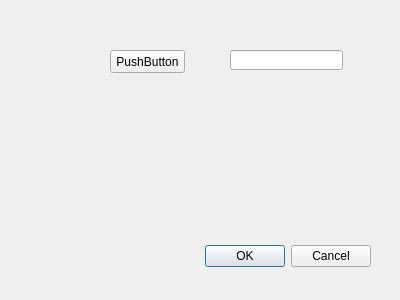
<?xml version="1.0" encoding="UTF-8"?>
<ui version="4.0">
 <class>qqqDialogBase</class>
 <widget class="QDialog" name="qqqDialogBase">
  <property name="geometry">
   <rect>
    <x>0</x>
    <y>0</y>
    <width>400</width>
    <height>300</height>
   </rect>
  </property>
  <property name="windowTitle">
   <string>qqq</string>
  </property>
  <widget class="QDialogButtonBox" name="button_box">
   <property name="geometry">
    <rect>
     <x>30</x>
     <y>240</y>
     <width>341</width>
     <height>32</height>
    </rect>
   </property>
   <property name="orientation">
    <enum>Qt::Horizontal</enum>
   </property>
   <property name="standardButtons">
    <set>QDialogButtonBox::Cancel|QDialogButtonBox::Ok</set>
   </property>
  </widget>
  <widget class="QPushButton" name="pushButton">
   <property name="geometry">
    <rect>
     <x>110</x>
     <y>50</y>
     <width>75</width>
     <height>23</height>
    </rect>
   </property>
   <property name="text">
    <string>PushButton</string>
   </property>
  </widget>
  <widget class="QLineEdit" name="lineEdit">
   <property name="geometry">
    <rect>
     <x>230</x>
     <y>50</y>
     <width>113</width>
     <height>20</height>
    </rect>
   </property>
  </widget>
 </widget>
 <resources/>
 <connections>
  <connection>
   <sender>button_box</sender>
   <signal>accepted()</signal>
   <receiver>qqqDialogBase</receiver>
   <slot>accept()</slot>
   <hints>
    <hint type="sourcelabel">
     <x>20</x>
     <y>20</y>
    </hint>
    <hint type="destinationlabel">
     <x>20</x>
     <y>20</y>
    </hint>
   </hints>
  </connection>
  <connection>
   <sender>button_box</sender>
   <signal>rejected()</signal>
   <receiver>qqqDialogBase</receiver>
   <slot>reject()</slot>
   <hints>
    <hint type="sourcelabel">
     <x>20</x>
     <y>20</y>
    </hint>
    <hint type="destinationlabel">
     <x>20</x>
     <y>20</y>
    </hint>
   </hints>
  </connection>
 </connections>
</ui>
